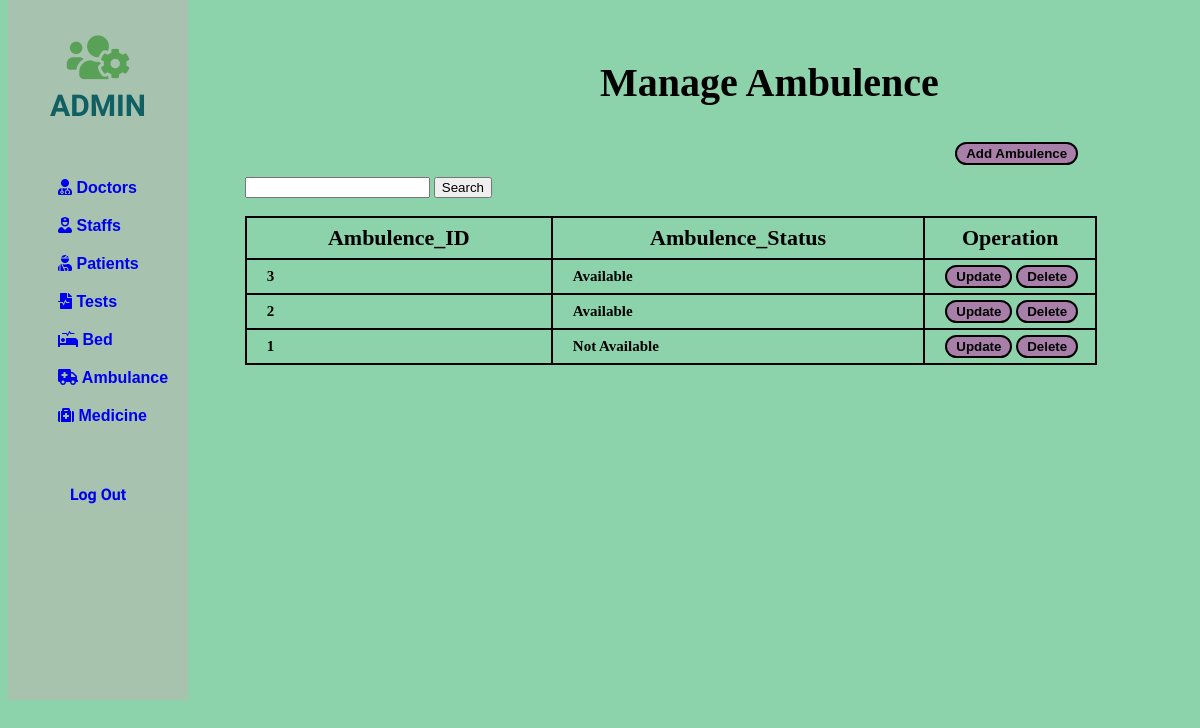
The page /php/Ambulence/search.php on the database its author committed.
### tables this page shows
CREATE TABLE IF NOT EXISTS `ambulence` (
  `Amb_ID` int(11) NOT NULL,
  `Amb_Status` enum('Available','Not Available') NOT NULL,
  `P_ID` int(11) DEFAULT NULL,
  PRIMARY KEY (`Amb_ID`),
  UNIQUE KEY `Amb_ID` (`Amb_ID`)
);

### php/Ambulence/search.php (the view, shortened to what this page needs)
<!DOCTYPE html>
<html lang="en">
<head>
    <link rel="stylesheet" href="https://use.fontawesome.com/releases/v5.15.4/css/all.css">
</head>
<body>
    <div class="slidebar">
        <header>
            <span>
                <i class="fas fa-users-cog"></i><br>
            </span>
            ADMIN
        </header>
        <ul>
            <li>
                <a href="/php/Doctor/doctor.php"><i class="fas fa-user-md"></i> Doctors</a>
            </li>
            <li>
                <a href="/php/staff/staff.php"><i class="fas fa-user-nurse"></i> Staffs</a>
            </li>
            <li>
                <a href="/php/patient/patient.php"><i class="fas fa-user-injured"></i> Patients</a>
            </li>
            <li>
                <a href="/php/test/test.php"><i class="fas fa-file-medical-alt"></i> Tests</a>
            </li>
            <li>
                <a href="/php/bed/bed.php"><i class="fas fa-procedures"></i> Bed</a>
            </li>
            <li>
                <a href="/php/Ambulence/ambulence.php"><i class="fas fa-ambulance"></i> Ambulance</a>
            </li>
            <li>
                <a href="/php/medicine/medicine.php"><i class="fas fa-medkit"></i> Medicine</a>
            </li>
        </ul>
        <div>
            <a style="text-decoration: none;" href="/php/index.php">
                <div class="logout">
                    Log Out
                </div>
            </a>
        </div>
    </div>
    <div class="container">
        <div class="row">
            <div style="margin-left: 50%; margin-top: 5%;">
                <h2>Manage <b>Ambulence</b></h2>
            </div>
            <div style="margin-left: 80%; margin-top: 3%;">
                <button><a href="/php/Ambulence/add-ambulence.php">Add Ambulence</a></button>
            </div>
        </div>
    </div>
    <div class="card-body">
        <div style="margin-left: 20%; margin-top: 1%;">
        <form method="post" action="search.php">
                <input type="text" name="search" required />
                <input type="submit" value="Search" />
            </form>
            <br>
            <table id="dataTable" width="90%" cellspacing="10">
                <thead>
                    <tr>
                        <th>Ambulence_ID</th>
                        <th>Ambulence_Status</th>
                        <th> Operation </th>
                    </tr>
                </thead>
                <tbody>
                    <?php
                    $search = $_POST['search'];
                    include 'db_conn.php';
                    $sql = "select * from ambulence where Amb_ID like '%$search%' OR Amb_Status like '%$search%'";
                    $query = mysqli_query($conn, $sql);
                    while ($Patient_data = mysqli_fetch_array($query)) {
                    ?>
                        <tr>
                            <td><b><?php echo $Patient_data['Amb_ID']; ?></b></td>
                            <td><?php echo $Patient_data['Amb_Status'];  ?></td>
                            <td style="width: 140px;">
                                <button> <a href="/php/Ambulence/update.php?ID=<?php echo $Patient_data['Amb_ID'];  ?>" class="btn btn-success"><b>Update</b></a></button>
                                <button><a href="/php/Ambulence/Delete.php?Amb_ID=<?php echo $Patient_data['Amb_ID']; ?>" class="btn btn-danger"><b>Delete</b></a></button>
                            </td>
                        </tr>
                    <?php
                    }
                    ?>
                </tbody>
            </table>
        </div>
    </div>
</body>
</html>

### php/Ambulence/search.php (style rules this page uses)
body { background: rgba(96, 193, 138, 0.722); }
.slidebar { border: 20px; width: 15%; height: 700px; position: fixed; top: 0px; background-color: rgba(195, 179, 179, 0.493); }
.slidebar header { padding: 30px 10px; text-align: center; font-family: 'Mochiy Pop P One', sans-serif; font-size: 30px; font-weight: bolder; color: rgb(16, 95, 98); }
.slidebar header span { font-size: 50px; color: rgb(89, 161, 87); }
.slidebar ul li { list-style: none; padding: 10px; font-family: 'Lucida Sans', 'Lucida Sans Regular', 'Lucida Grande', 'Lucida Sans Unicode', Geneva, Verdana, sans-serif; font-weight: bolder; }
.slidebar ul li a { text-decoration: none; }
table, th, td { border: 1px solid black; border-collapse: collapse; }
h2 { font-size: 40px; }
table { border: 2px solid black; }
th { padding: 7px; border: 2px solid black; font-size: 22px; }
td { border: 2px solid black; padding: 5px 10px 5px 20px; font-size: 15px; font-weight: bolder; }
button { border: solid 2px black; border-radius: 15px; padding: 2px 6px; background-color: rgb(167, 127, 169); }
button a { text-decoration: none; color: black; font-weight: bolder; padding: 2px 3px; }
.logout { text-align: center; margin-top: 50px; font-family: 'Mochiy Pop P One', sans-serif; font-weight: bolder; }

### rows shown on the page
ambulence: Amb_ID "3", Amb_Status "Available"
ambulence: Amb_ID "2", Amb_Status "Available"
ambulence: Amb_ID "1", Amb_Status "Not Available"
